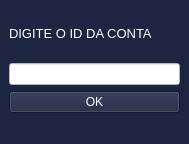
<?xml version="1.0" encoding="UTF-8"?>
<ui version="4.0">
 <class>MainWindow</class>
 <widget class="QMainWindow" name="MainWindow">
  <property name="geometry">
   <rect>
    <x>0</x>
    <y>0</y>
    <width>189</width>
    <height>144</height>
   </rect>
  </property>
  <property name="windowTitle">
   <string>Qual cliente?</string>
  </property>
  <property name="styleSheet">
   <string notr="true">background-color: rgb(28, 37, 65);
color: rgb(255, 255, 255);</string>
  </property>
  <widget class="QWidget" name="centralwidget">
   <layout class="QVBoxLayout" name="verticalLayout_2">
    <item>
     <layout class="QVBoxLayout" name="verticalLayout">
      <item>
       <widget class="QLabel" name="label">
        <property name="font">
         <font>
          <pointsize>10</pointsize>
         </font>
        </property>
        <property name="styleSheet">
         <string notr="true">color: rgb(255, 255, 255);</string>
        </property>
        <property name="text">
         <string>DIGITE O ID DA CONTA</string>
        </property>
       </widget>
      </item>
      <item>
       <widget class="QLineEdit" name="lineEdit">
        <property name="styleSheet">
         <string notr="true">background-color: rgb(255, 255, 255);
color: rgb(0, 0, 0);</string>
        </property>
       </widget>
      </item>
      <item>
       <widget class="QPushButton" name="pushButton">
        <property name="cursor">
         <cursorShape>PointingHandCursor</cursorShape>
        </property>
        <property name="styleSheet">
         <string notr="true">color: rgb(255, 255, 255);</string>
        </property>
        <property name="text">
         <string>OK</string>
        </property>
       </widget>
      </item>
     </layout>
    </item>
   </layout>
  </widget>
  <widget class="QStatusBar" name="statusbar"/>
 </widget>
 <resources/>
 <connections/>
</ui>
